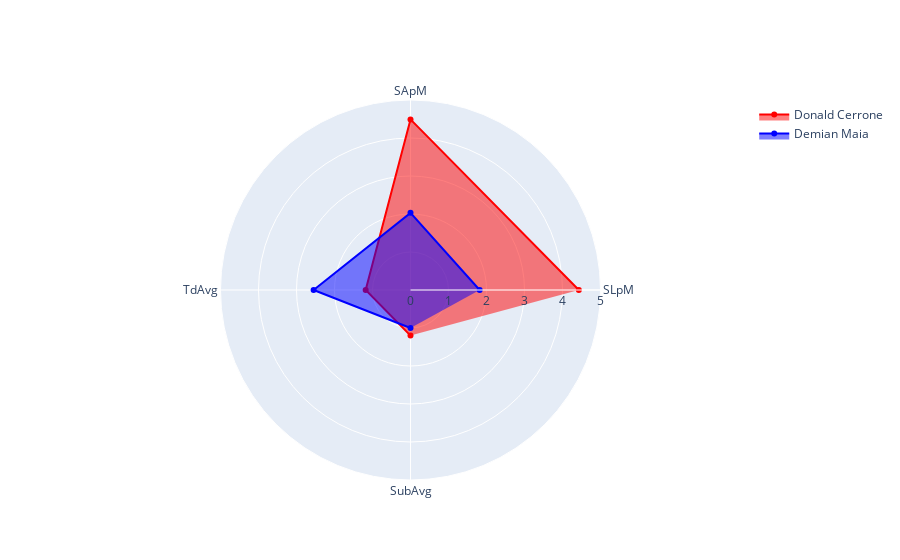

Write notebook code for a chart like this one.
### Code cell
categorias = ['SLpM','SApM','TdAvg', 'SubAvg']
# Reemplaza 'Nombre_del_Primer_Luchador' y 'Nombre_del_Segundo_Luchador' con los nombres de los luchadores que deseas comparar
luchador1_data = dfwinners_fights.loc['Donald Cerrone', categorias].tolist()
luchador2_data = dfwinners_fights.loc['Demian Maia', categorias].tolist()

fig = go.Figure()

fig.add_trace(go.Scatterpolar(
    r=luchador1_data,
    theta=categorias,
    fill='toself',
    name='Donald Cerrone',
    line=dict(color='red'),
    fillcolor='rgba(255, 0, 0, 0.5)'
))

fig.add_trace(go.Scatterpolar(
    r=luchador2_data,
    theta=categorias,
    fill='toself',
    name='Demian Maia',
    line=dict(color='blue'),
    fillcolor='rgba(0, 0, 255, 0.5)'
))

fig.update_layout(
    polar=dict(
        radialaxis=dict(
            visible=True,
            range=[0, 5]  # Ajusta el rango del eje radial según tus necesidades
        )
    )
)

fig.show()

### Figure 1 — Plotly figure (JSON) as saved in the notebook; plotly's stock layout.template omitted (floating-point values rounded to 4 significant figures)
{"data": [{"fill": "toself", "fillcolor": "rgba(255, 0, 0, 0.5)", "line": {"color": "red"}, "name": "Donald Cerrone", "r": [4.43, 4.49, 1.18, 1.2], "theta": ["SLpM", "SApM", "TdAvg", "SubAvg"], "type": "scatterpolar"}, {"fill": "toself", "fillcolor": "rgba(0, 0, 255, 0.5)", "line": {"color": "blue"}, "name": "Demian Maia", "r": [1.82, 2.03, 2.55, 1], "theta": ["SLpM", "SApM", "TdAvg", "SubAvg"], "type": "scatterpolar"}], "layout": {"polar": {"radialaxis": {"range": [0, 5], "visible": true}}}}
